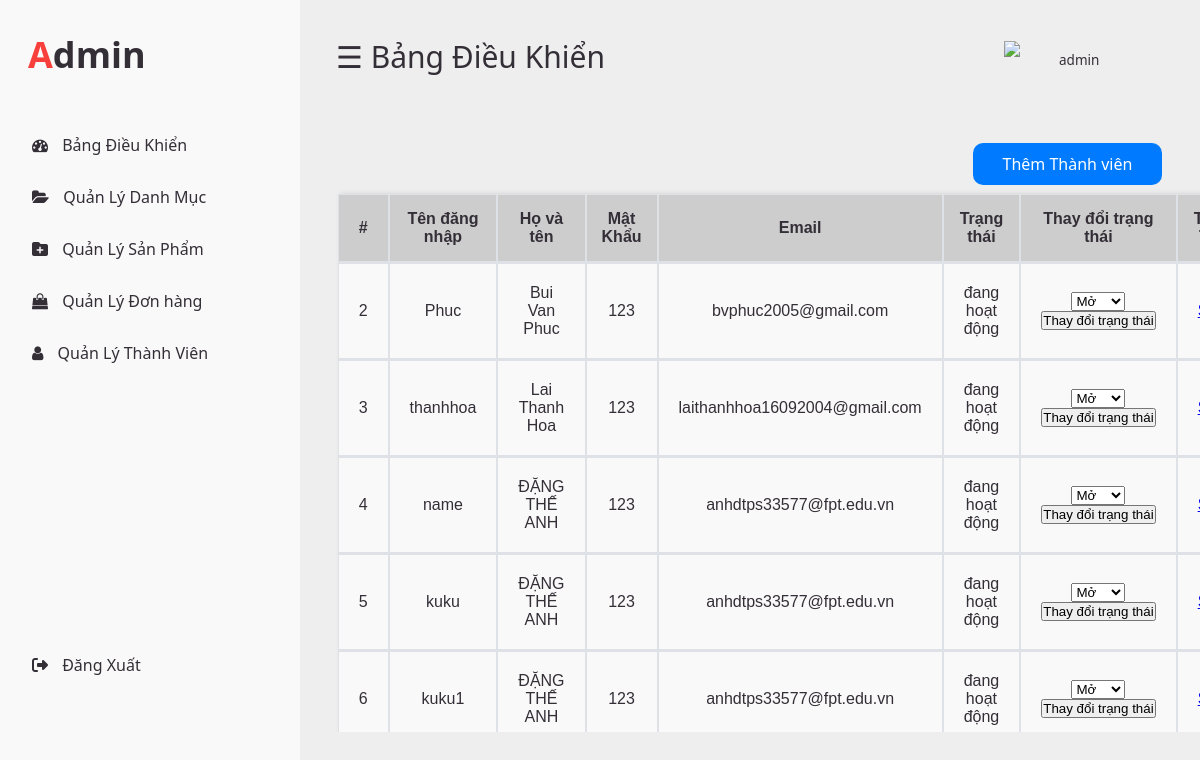
Screenshot of /admin/index.php?act=user (signed in) with the database file from the repository.
### tables this page shows
CREATE TABLE `users` (
  `id` int(11) NOT NULL,
  `email` varchar(50) NOT NULL,
  `username` varchar(50) NOT NULL,
  `password` varchar(11) NOT NULL,
  `full_name` varchar(100) NOT NULL,
  `phone` varchar(20) NOT NULL,
  `shipping_address` varchar(255) DEFAULT NULL,
  `shipping_city` varchar(255) DEFAULT NULL,
  `billing_address` varchar(255) NOT NULL,
  `billing_city` varchar(50) NOT NULL,
  `is_admin` int(1) NOT NULL,
  `status` int(11) NOT NULL DEFAULT 0
);

### model/user.php (called while the page is built, shortened)
<?php
function getAllUser()
{
    $conn = connect();
    $sql = "SELECT * FROM `users`";
    $stmt = $conn->prepare($sql);
    $stmt->execute();
    $stmt->setFetchMode(PDO::FETCH_ASSOC);
    $kq = $stmt->fetchAll();
    return $kq;
}

### admin/view/user.php (the view, shortened to what this page needs)
<div class="container_table">
    <div class="addnew">
        <a class="addspnew" href="#">Thêm Thành viên</a>
    </div>
    <table class="table_form">
        <tr>
            <th class="thead">#</th>
            <th class="thead">Tên đăng nhập</th>
            <th class="thead">Họ và tên</th>
            <th class="thead">Mật Khẩu</th>
            <th class="thead">Email</th>
            <th class="thead">Trạng thái</th>
            <th class="thead">Thay đổi trạng thái</th>
            <th class="thead">Thao Tác</th>
        </tr>
        <?php
          if (isset($users)) :
              foreach ($users as $user) :
                  if($user['is_admin']!=1):
                  $status_text = ($user['status'] == 0) ? "đang hoạt động" : "đã bị khóa";
          ?>
                <tr>
                    <td class="tbody"><?= $user['id'] ?></td>
                    <td class="tbody"><?= $user['username'] ?></td>
                    <td class="tbody"><?= $user['full_name'] ?></td>
                    <td class="tbody"><?= $user['password'] ?></td>
                    <td class="tbody"><?= $user['email'] ?></td>
                    <td class="tbody"><?= $status_text ?></td>
                    <td class="tbody">
                        <form class="custom-form" action="" method="post" enctype="multipart/form-data">
                            <select class="userSelector" name="status_<?= $user['id'] ?>">
                                <option value="0" <?= ($user['status'] == 0) ? 'selected' : '' ?>>Mở</option>
                            </select>
                            <input type="submit" name="thaydoi" value="Thay đổi trạng thái">
                        </form>
                    </td>
                    <td class="tbody"> <a href="index.php?act=updateUser&id=<?= $user['id'] ?>">Sửa</a></td>
                </tr>
        <?php
  endif;
              endforeach;
          endif;
          ?>
    </table>
</div>
</div>
</body>
</body>
</html>

### admin/layout/css/style.css (style rules this page uses)
* { margin: 0px; padding: 0px; }
body { background-color: #eee; overflow: hidden; font-family: system-ui; width: 100%; height: 100%; }
table { font-family: arial, sans-serif; width: 100%; }
th { border-bottom: 1px solid #eee; padding: 15px; text-align: left; color: #342E37; }
td { text-align: left; padding: 20px; color: #342E37; }
.addnew { float: right; padding: 10px 30px; background: #007bff; border-radius: 10px; margin: 1% 2.5% 1%; }
.addnew a { text-decoration: none; color: #fff; }
.container_table { margin-top: 1%; height: auto; }
.container_table .table_form { margin-left: 2.5%; width: 95%; border-collapse: separate; border-spacing: 0; background-color: #F9F9F9; box-shadow: 3px 0px 5px 0px #cdcdcd; margin-bottom: 2%; }
.container_table .table_form tr { border: 1px solid #eee; }
.container_table .table_form .thead { background-color: #cdcdcd; }
.container_table .table_form .tbody, .thead { text-align: center; border: 1px solid #dee2e6; border-bottom: 2px solid #dee2e6; }

### rows the page displays
users: id "2", username "Phuc", full_name "Bui Van Phuc", password "123", email "bvphuc2005@gmail.com", status "đang hoạt động", status+id "Mở"
users: id "3", username "thanhhoa", full_name "Lai Thanh Hoa", password "123", email "laithanhhoa16092004@gmail.com", status "đang hoạt động", status+id "Mở"
users: id "4", username "name", full_name "ĐẶNG THẾ ANH", password "123", email "anhdtps33577@fpt.edu.vn", status "đang hoạt động", status+id "Mở"
users: id "5", username "kuku", full_name "ĐẶNG THẾ ANH", password "123", email "anhdtps33577@fpt.edu.vn", status "đang hoạt động", status+id "Mở"
users: id "6", username "kuku1", full_name "ĐẶNG THẾ ANH", password "123", email "anhdtps33577@fpt.edu.vn", status "đang hoạt động", status+id "Mở"

### other values shown
$_SESSION['user']['username'] "admin"
